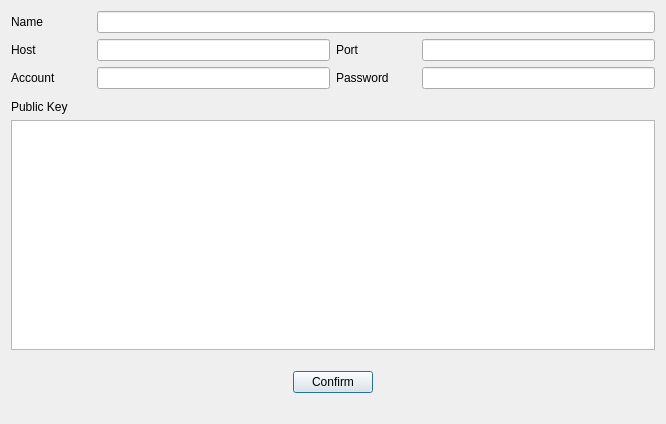
<?xml version="1.0" encoding="UTF-8"?>
<ui version="4.0">
 <class>ServerAddressDialog</class>
 <widget class="QDialog" name="ServerAddressDialog">
  <property name="windowModality">
   <enum>Qt::ApplicationModal</enum>
  </property>
  <property name="geometry">
   <rect>
    <x>0</x>
    <y>0</y>
    <width>666</width>
    <height>424</height>
   </rect>
  </property>
  <property name="windowTitle">
   <string>Dialog</string>
  </property>
  <layout class="QVBoxLayout" name="verticalLayout_2">
   <item>
    <layout class="QHBoxLayout" name="horizontalLayout">
     <item>
      <widget class="QLabel" name="label_3">
       <property name="sizePolicy">
        <sizepolicy hsizetype="Fixed" vsizetype="Preferred">
         <horstretch>0</horstretch>
         <verstretch>0</verstretch>
        </sizepolicy>
       </property>
       <property name="minimumSize">
        <size>
         <width>80</width>
         <height>0</height>
        </size>
       </property>
       <property name="maximumSize">
        <size>
         <width>80</width>
         <height>16777215</height>
        </size>
       </property>
       <property name="text">
        <string>Name</string>
       </property>
      </widget>
     </item>
     <item>
      <widget class="QLineEdit" name="edtName"/>
     </item>
    </layout>
   </item>
   <item>
    <layout class="QHBoxLayout" name="horizontalLayout_7">
     <item>
      <layout class="QHBoxLayout" name="horizontalLayout_2">
       <item>
        <widget class="QLabel" name="label">
         <property name="sizePolicy">
          <sizepolicy hsizetype="Fixed" vsizetype="Preferred">
           <horstretch>0</horstretch>
           <verstretch>0</verstretch>
          </sizepolicy>
         </property>
         <property name="minimumSize">
          <size>
           <width>80</width>
           <height>0</height>
          </size>
         </property>
         <property name="maximumSize">
          <size>
           <width>80</width>
           <height>16777215</height>
          </size>
         </property>
         <property name="text">
          <string>Host</string>
         </property>
        </widget>
       </item>
       <item>
        <widget class="QLineEdit" name="edtHost"/>
       </item>
      </layout>
     </item>
     <item>
      <layout class="QHBoxLayout" name="horizontalLayout_3">
       <item>
        <widget class="QLabel" name="label_2">
         <property name="sizePolicy">
          <sizepolicy hsizetype="Fixed" vsizetype="Preferred">
           <horstretch>0</horstretch>
           <verstretch>0</verstretch>
          </sizepolicy>
         </property>
         <property name="minimumSize">
          <size>
           <width>80</width>
           <height>0</height>
          </size>
         </property>
         <property name="maximumSize">
          <size>
           <width>80</width>
           <height>16777215</height>
          </size>
         </property>
         <property name="text">
          <string>Port</string>
         </property>
        </widget>
       </item>
       <item>
        <widget class="QLineEdit" name="edtPort"/>
       </item>
      </layout>
     </item>
    </layout>
   </item>
   <item>
    <layout class="QHBoxLayout" name="horizontalLayout_8">
     <item>
      <layout class="QHBoxLayout" name="horizontalLayout_5">
       <item>
        <widget class="QLabel" name="label_4">
         <property name="sizePolicy">
          <sizepolicy hsizetype="Fixed" vsizetype="Preferred">
           <horstretch>0</horstretch>
           <verstretch>0</verstretch>
          </sizepolicy>
         </property>
         <property name="minimumSize">
          <size>
           <width>80</width>
           <height>0</height>
          </size>
         </property>
         <property name="maximumSize">
          <size>
           <width>80</width>
           <height>16777215</height>
          </size>
         </property>
         <property name="text">
          <string>Account</string>
         </property>
        </widget>
       </item>
       <item>
        <widget class="QLineEdit" name="edtAccount"/>
       </item>
      </layout>
     </item>
     <item>
      <layout class="QHBoxLayout" name="horizontalLayout_4">
       <item>
        <widget class="QLabel" name="label_5">
         <property name="sizePolicy">
          <sizepolicy hsizetype="Fixed" vsizetype="Preferred">
           <horstretch>0</horstretch>
           <verstretch>0</verstretch>
          </sizepolicy>
         </property>
         <property name="minimumSize">
          <size>
           <width>80</width>
           <height>0</height>
          </size>
         </property>
         <property name="maximumSize">
          <size>
           <width>80</width>
           <height>16777215</height>
          </size>
         </property>
         <property name="text">
          <string>Password</string>
         </property>
        </widget>
       </item>
       <item>
        <widget class="QLineEdit" name="edtPassword">
         <property name="echoMode">
          <enum>QLineEdit::PasswordEchoOnEdit</enum>
         </property>
        </widget>
       </item>
      </layout>
     </item>
    </layout>
   </item>
   <item>
    <layout class="QVBoxLayout" name="verticalLayout">
     <item>
      <spacer name="verticalSpacer_3">
       <property name="orientation">
        <enum>Qt::Vertical</enum>
       </property>
       <property name="sizeType">
        <enum>QSizePolicy::Fixed</enum>
       </property>
       <property name="sizeHint" stdset="0">
        <size>
         <width>20</width>
         <height>5</height>
        </size>
       </property>
      </spacer>
     </item>
     <item>
      <widget class="QLabel" name="label_6">
       <property name="text">
        <string>Public Key</string>
       </property>
      </widget>
     </item>
     <item>
      <widget class="QTextEdit" name="edtPublicKey"/>
     </item>
    </layout>
   </item>
   <item>
    <spacer name="verticalSpacer">
     <property name="orientation">
      <enum>Qt::Vertical</enum>
     </property>
     <property name="sizeType">
      <enum>QSizePolicy::Fixed</enum>
     </property>
     <property name="sizeHint" stdset="0">
      <size>
       <width>20</width>
       <height>15</height>
      </size>
     </property>
    </spacer>
   </item>
   <item>
    <layout class="QHBoxLayout" name="horizontalLayout_6">
     <item>
      <spacer name="horizontalSpacer">
       <property name="orientation">
        <enum>Qt::Horizontal</enum>
       </property>
       <property name="sizeHint" stdset="0">
        <size>
         <width>40</width>
         <height>20</height>
        </size>
       </property>
      </spacer>
     </item>
     <item>
      <widget class="QPushButton" name="pushButton">
       <property name="text">
        <string>Confirm</string>
       </property>
      </widget>
     </item>
     <item>
      <spacer name="horizontalSpacer_2">
       <property name="orientation">
        <enum>Qt::Horizontal</enum>
       </property>
       <property name="sizeHint" stdset="0">
        <size>
         <width>40</width>
         <height>20</height>
        </size>
       </property>
      </spacer>
     </item>
    </layout>
   </item>
   <item>
    <spacer name="verticalSpacer_2">
     <property name="orientation">
      <enum>Qt::Vertical</enum>
     </property>
     <property name="sizeType">
      <enum>QSizePolicy::Fixed</enum>
     </property>
     <property name="sizeHint" stdset="0">
      <size>
       <width>20</width>
       <height>20</height>
      </size>
     </property>
    </spacer>
   </item>
  </layout>
 </widget>
 <resources/>
 <connections/>
</ui>
